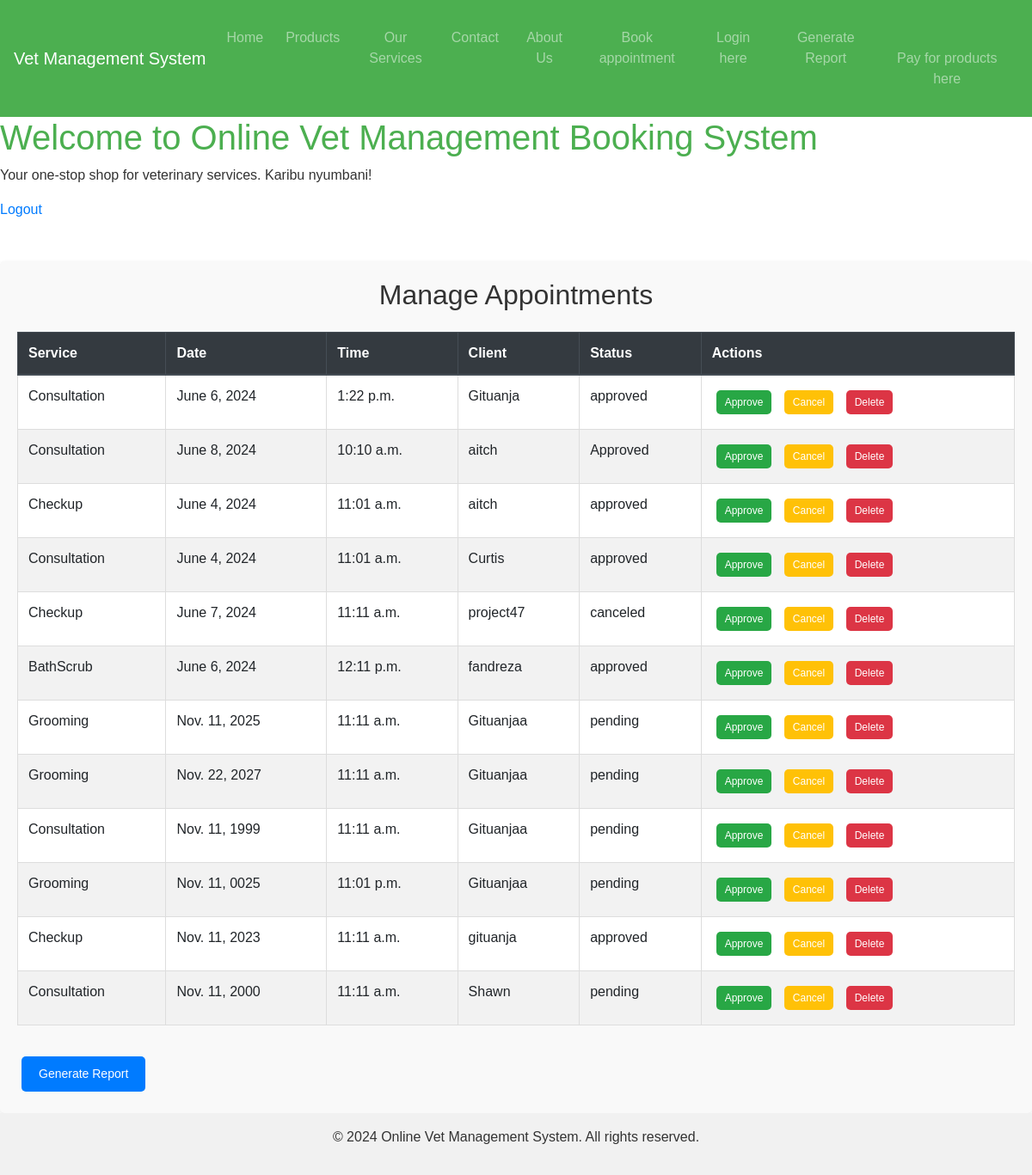
Page /manage/ (signed in) on the committed database.
### appointments/models.py (models this page shows, shortened)
class Appointment(models.Model):
    client = models.ForeignKey(User, on_delete=models.CASCADE, related_name='appointments')
    service = models.ForeignKey(Service, on_delete=models.CASCADE)
    date = models.DateField()
    time_slot = models.TimeField()
    vet = models.ForeignKey(Vet, on_delete=models.SET_NULL, null=True)
    status = models.CharField(max_length=20, choices=(
        ('pending', 'Pending'),
        ('approved', 'Approved'),
        ('canceled', 'Canceled')
    ), default='pending')

class Service(models.Model):
    name = models.CharField(max_length=100)
    description = models.TextField()
    duration = models.PositiveIntegerField(help_text='Duration in minutes')

### appointments/views.py (the view)
# urls.py: path('manage/', manage_appointments, name='manage'),
@user_passes_test(is_admin, login_url='/no-access/')
def manage_appointments(request):
    appointments = Appointment.objects.all()
    return render(request, 'appointments/manage.html', {'appointments': appointments})

### appointments/views.py (called while the page is built)
def is_admin(user):
    return user.is_staff or user.is_superuser

### appointments/templates/appointments/manage.html (shortened to what this page needs)
{% extends 'base.html' %}
{% block content %}
<div class="container mt-5">
  <h2 class="text-center mb-4">Manage Appointments</h2>
  <div class="table-responsive">
    <table class="table table-bordered table-hover">
      <thead class="thead-dark">
        <tr>
          <th>Service</th>
          <th>Date</th>
          <th>Time</th>
          <th>Client</th>
          <th>Status</th>
          <th>Actions</th>
        </tr>
      </thead>
      <tbody>
        {% for appointment in appointments %}
        <tr>
          <td>{{ appointment.service.name }}</td>
          <td>{{ appointment.date }}</td>
          <td>{{ appointment.time_slot }}</td>
          <td>{{ appointment.client.username }}</td>
          <td>{{ appointment.status }}</td>
          <td>
            <a href="{% url 'appointments:approve_appointment' appointment.id %}" class="btn btn-success btn-sm">Approve</a>
            <a href="{% url 'appointments:cancel_appointment' appointment.id %}" class="btn btn-warning btn-sm">Cancel</a>
            <a href="{% url 'appointments:delete_appointment' appointment.id %}" class="btn btn-danger btn-sm">Delete</a>
          </td>
        </tr>
        {% endfor %}
      </tbody>
    </table>
  </div>
  <a href="{% url 'appointments:generate_report' %}" class="btn btn-primary mt-3">Generate Report</a>
</div>
{% endblock %}

### templates/base.html (style rules this page uses)
.container { max-width: 960px; margin: 0 auto; padding: 20px; }
.btn-primary { background-color: #4CAF50; border-color: #4CAF50; }

### appointments/templates/appointments/manage.html (style rules this page uses)
.container { max-width: 1200px; margin: 0 auto; padding: 20px; background-color: #f9f9f9; border-radius: 5px; box-shadow: 0 2px 5px rgba(0, 0, 0, 0.1); }
.container h2 { text-align: center; margin-bottom: 20px; }
.table { width: 100%; margin-bottom: 20px; border-collapse: collapse; background-color: #fff; }
.table thead { background-color: #333; color: #fff; }
.table th, .table td { padding: 12px; text-align: left; border: 1px solid #ddd; }
.table tbody tr:nth-child(even) { background-color: #f2f2f2; }
.btn { display: inline-block; padding: 10px 20px; font-size: 14px; text-align: center; text-decoration: none; border-radius: 5px; margin: 5px; }
.btn-sm { padding: 5px 10px; font-size: 12px; }
.btn-primary { background-color: #007bff; color: white; border: none; }
.btn-success { background-color: #28a745; color: white; border: none; }
.btn-warning { background-color: #ffc107; color: white; border: none; }
.btn-danger { background-color: #dc3545; color: white; border: none; }

### rows in the picture
Appointment: service.name "Consultation", date "June 6, 2024", time_slot "1:22 p.m.", client.username "Gituanja", status "approved"
Appointment: service.name "Consultation", date "June 8, 2024", time_slot "10:10 a.m.", client.username "aitch", status "Approved"
Appointment: service.name "Checkup", date "June 4, 2024", time_slot "11:01 a.m.", client.username "aitch", status "approved"
Appointment: service.name "Consultation", date "June 4, 2024", time_slot "11:01 a.m.", client.username "Curtis", status "approved"
Appointment: service.name "Checkup", date "June 7, 2024", time_slot "11:11 a.m.", client.username "project47", status "canceled"
Appointment: service.name "BathScrub", date "June 6, 2024", time_slot "12:11 p.m.", client.username "fandreza", status "approved"
Appointment: service.name "Grooming", date "Nov. 11, 2025", time_slot "11:11 a.m.", client.username "Gituanjaa", status "pending"
Appointment: service.name "Grooming", date "Nov. 22, 2027", time_slot "11:11 a.m.", client.username "Gituanjaa", status "pending"
Appointment: service.name "Consultation", date "Nov. 11, 1999", time_slot "11:11 a.m.", client.username "Gituanjaa", status "pending"
Appointment: service.name "Grooming", date "Nov. 11, 0025", time_slot "11:01 p.m.", client.username "Gituanjaa", status "pending"
Appointment: service.name "Checkup", date "Nov. 11, 2023", time_slot "11:11 a.m.", client.username "gituanja", status "approved"
Appointment: service.name "Consultation", date "Nov. 11, 2000", time_slot "11:11 a.m.", client.username "Shawn", status "pending"
